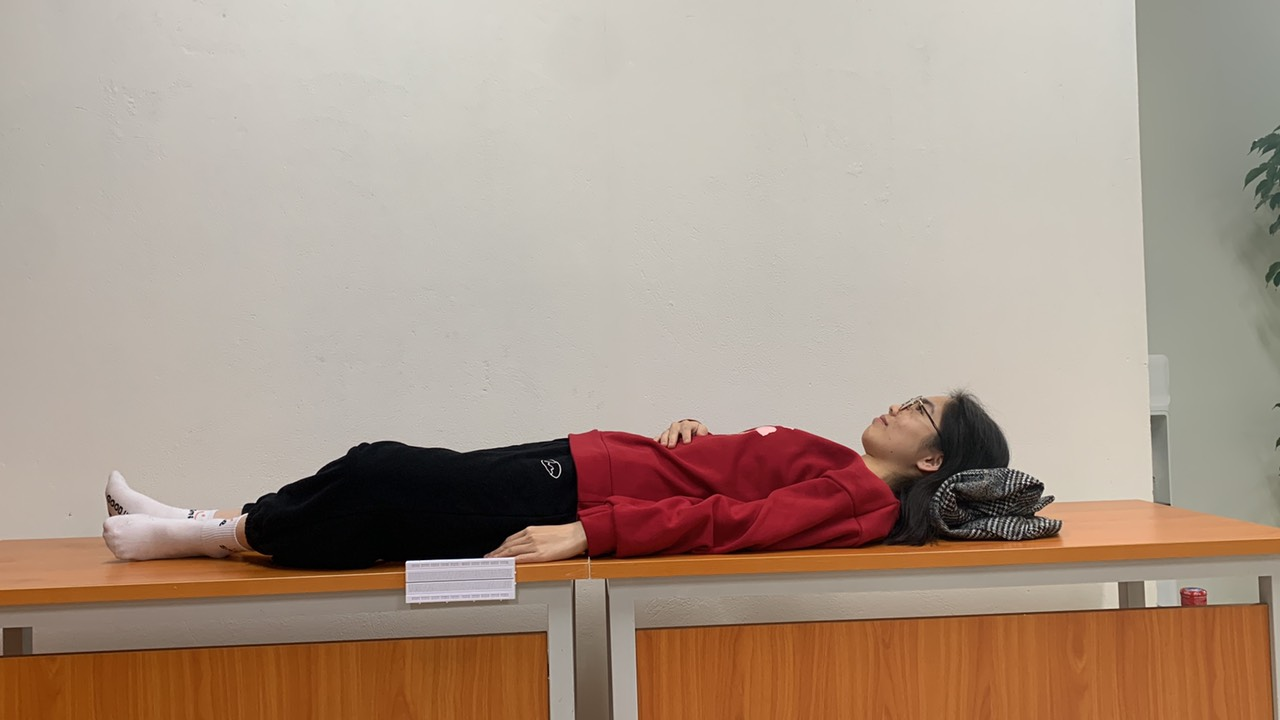
#> input picture dataset/patient_2_bouding_box/02.jpg, 1280 x 720 px, found by its file name
$ jupyter execute auto_boudingbox.ipynb
#> lines starting #> are read from the running program, lines starting #| are printed output that depends on the picture; after the words box and inside, x2 and y2 are one past the last pixel; in counts of white or black regions, pixels touching at a corner belong together
[cell 1]
from scipy.spatial.distance import euclidean
from imutils import perspective
from imutils import contours
import numpy as np
import imutils
import cv2
import matplotlib.pyplot as plt  # Thêm import

# Function to show array of images (intermediate results)
def show_images(images):
    for i, img in enumerate(images):
        plt.subplot(1, len(images), i + 1)
        plt.imshow(cv2.cvtColor(img, cv2.COLOR_BGR2RGB))
        plt.axis('off')
    plt.show()

img_path = '/home/duong/git/Biomechanics/dataset/patient_2_bouding_box/02.jpg'

# Read image and preprocess
image = cv2.imread(img_path)
#> image is the input picture: shape (720, 1280, 3); mean B, G, R 137.3, 152, 171.3
print(image.shape)
#| (720, 1280, 3)

# Lấy chiều cao của ảnh
height = image.shape[0]
#> height = 720

# # Cắt 1/5 ở phía trên, giữ lại phần giữa và 1/3 ở phía dưới
# top_cut = int(1/5 * height)
# bottom_cut = int(3/4 * height)
# image = image[top_cut:bottom_cut, :]

gray = cv2.cvtColor(image, cv2.COLOR_BGR2GRAY)
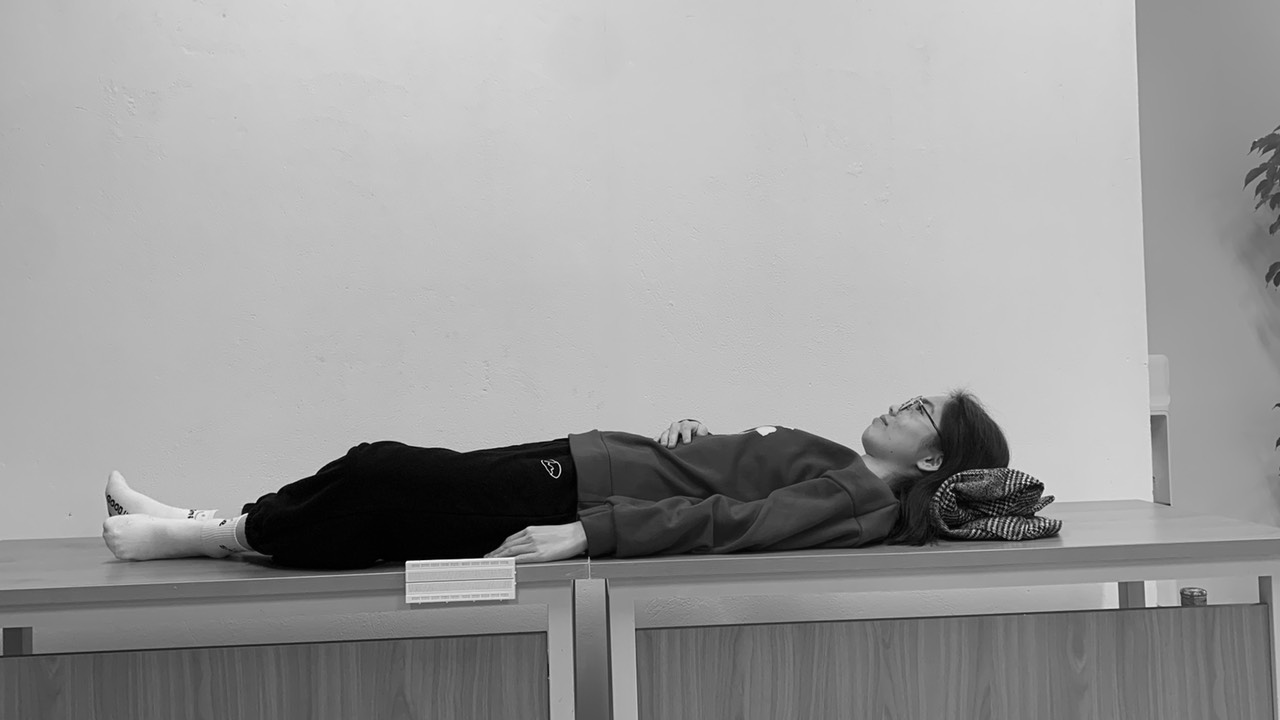
#> gray: shape (720, 1280); min 0, max 252, mean 156.1
blur = cv2.GaussianBlur(gray, (9, 9), 0)

edged = cv2.Canny(blur, 50, 100)
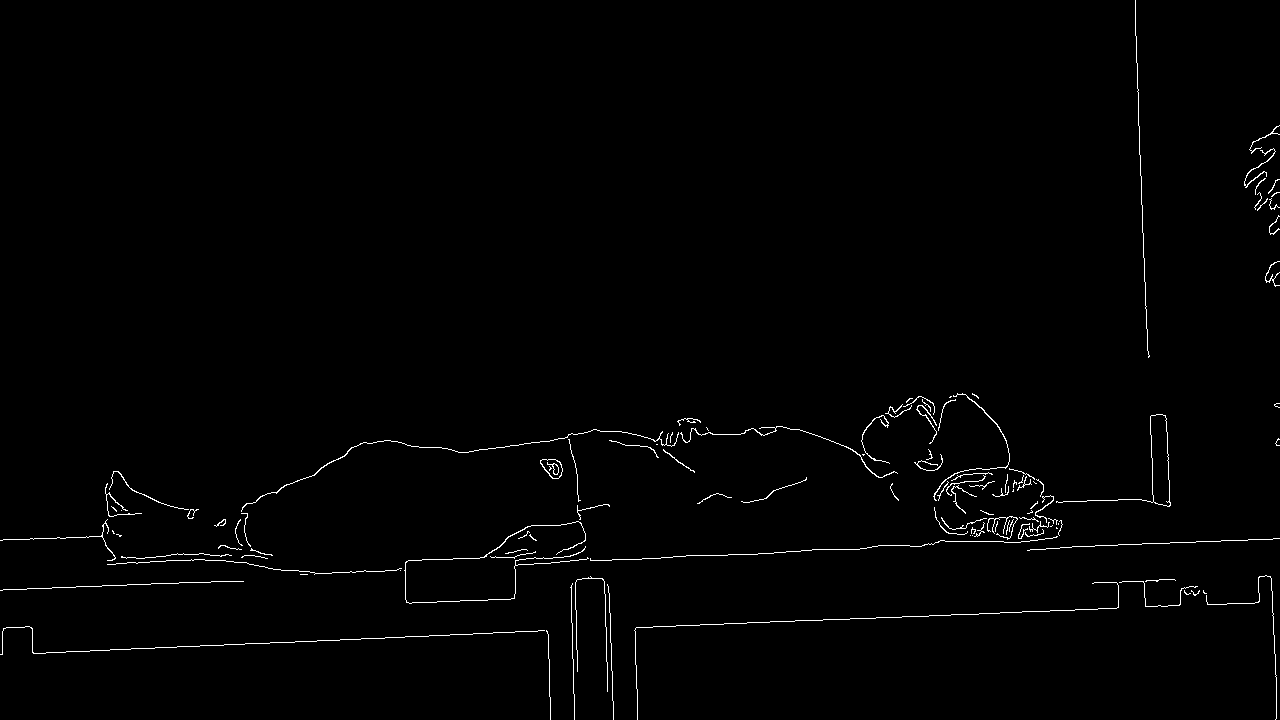
#> edged: shape (720, 1280); 1% white in thin lines or dots
edged = cv2.dilate(edged, None, iterations=1)
#> edged: shape (720, 1280); 3.3% white; 30 white regions, largest, box (x1, y1, x2, y2) and area: (106, 392, 1172, 605) 14539, (633, 578, 1201, 720) 2514, (0, 625, 552, 720) 2124
edged = cv2.erode(edged, None, iterations=1)
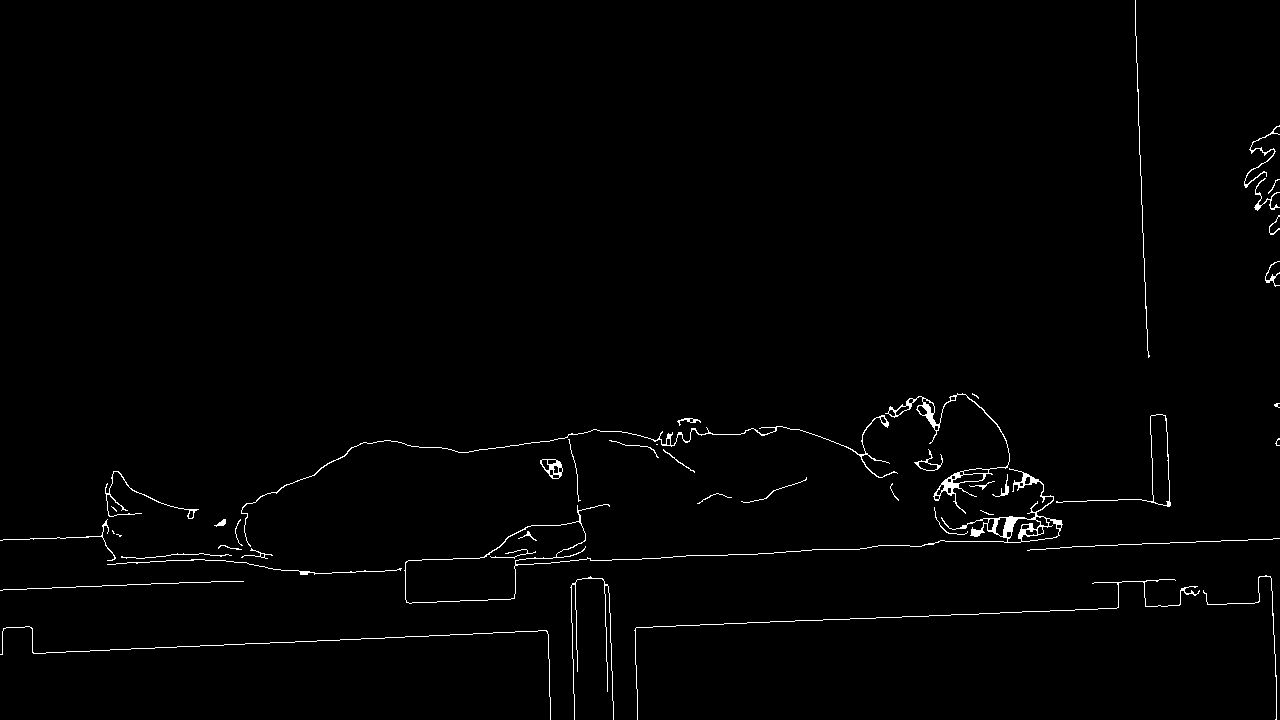
#> edged: shape (720, 1280); 1.1% white in thin lines or dots

show_images([blur, edged])
#> the loop in show_images, `for i, img in enumerate(images):` made 2 passes
#> in show_images, `plt.show()`:
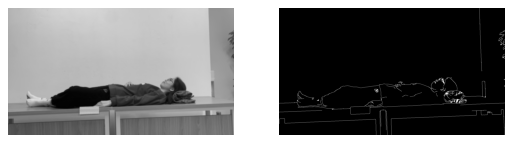
#> figure drawn by matplotlib, 2 panels

# Các bước tiếp theo của mã của bạn không thay đổi...


# Find contours
cnts = cv2.findContours(edged.copy(), cv2.RETR_EXTERNAL, cv2.CHAIN_APPROX_SIMPLE)
#> cnts = 44 contours, 27 with area under 20; largest, box (x1, y1, x2, y2) and area: (404, 468, 1063, 604) 8834, (1056, 414, 1171, 507) 1462, (885, 393, 1010, 514) 1194, (540, 459, 563, 479) 298, (241, 415, 898, 547) 281
cnts = imutils.grab_contours(cnts)

# Sort contours from left to right as leftmost contour is reference object
(cnts, _) = contours.sort_contours(cnts)

# Remove contours which are not large enough
cnts = [x for x in cnts if cv2.contourArea(x) > 100]
#> cnts = 6 contours; box (x1, y1, x2, y2) and area: (404, 468, 1063, 604) 8834, (1056, 414, 1171, 507) 1462, (885, 393, 1010, 514) 1194, (540, 459, 563, 479) 298, (241, 415, 898, 547) 281, (914, 449, 943, 471) 157

# Reference object dimensions
# Here for reference, I have used a 17cm x 6.3cm object
ref_object = cnts[0]
#> ref_object = contour of 794 points, box (x1, y1, x2, y2) (241, 415, 898, 547), area 281
box = cv2.minAreaRect(ref_object)
#> box = ((566, 465.7), (656.5, 91.12), -6.23)
box = cv2.boxPoints(box)
#> box = [[244.7, 546.6], [234.8, 456], [887.4, 384.8], [897.3, 475.3]]
box = np.array(box, dtype="int")
#> box = [[244, 546], [234, 455], [887, 384], [897, 475]]
box = perspective.order_points(box)
#> box = [[234, 455], [887, 384], [897, 475], [244, 546]]
(tl, tr, br, bl) = box
#> tl = [234, 455]; tr = [887, 384]; br = [897, 475]; bl = [244, 546]
dist_in_pixel = euclidean(tl, tr)
#> dist_in_pixel = 656.8

# Change the reference object dimensions
ref_width_cm = 17
ref_height_cm = 6.3

pixel_per_cm_width = dist_in_pixel / ref_width_cm
#> pixel_per_cm_width = 38.64
pixel_per_cm_height = dist_in_pixel / ref_height_cm
#> pixel_per_cm_height = 104.3


# Draw remaining contours
for cnt in cnts:
    box = cv2.minAreaRect(cnt)
    box = cv2.boxPoints(box)
    box = np.array(box, dtype="int")
    box = perspective.order_points(box)
    (tl, tr, br, bl) = box
    cv2.drawContours(image, [box.astype("int")], -1, (0, 0, 255), 2)
    mid_pt_horizontal = (tl[0] + int(abs(tr[0] - tl[0])/2), tl[1] + int(abs(tr[1] - tl[1])/2))
    mid_pt_verticle = (tr[0] + int(abs(tr[0] - br[0])/2), tr[1] + int(abs(tr[1] - br[1])/2))
    wid = euclidean(tl, tr) / pixel_per_cm_width
    ht = euclidean(tr, br) / pixel_per_cm_height

    cv2.putText(image, "{:.1f}cm".format(wid), (int(mid_pt_horizontal[0] - 15), int(mid_pt_horizontal[1] - 10)),
                cv2.FONT_HERSHEY_SIMPLEX, 0.5, (255, 255, 0), 2)
    cv2.putText(image, "{:.1f}cm".format(ht), (int(mid_pt_verticle[0] + 10), int(mid_pt_verticle[1])),
                cv2.FONT_HERSHEY_SIMPLEX, 0.5, (255, 255, 0), 2)
#> this loop made 6 passes
#> (tl, tr, br, bl, mid_pt_horizontal, mid_pt_verticle, wid, ht) on passes 1 to 6: ([234, 455], [887, 384], [897, 475], [244, 546], (560, 490), (892, 429), 17, 0.878), ([396, 525], [1053, 451], [1063, 537], [406, 610], (724, 562), (1058, 494), 17.11, 0.83), ([540, 459], [562, 459], [562, 478], [540, 478], (551, 459), (562, 468), 0.569, 0.182), ([883, 409], [963, 364], [1027, 477], [947, 522], (923, 431), (995, 420), 2.38, 1.25), ([914, 462], [931, 445], [946, 460], [929, 477], (922, 470), (938, 452), 0.622, 0.203), ([1059, 410], [1173, 414], [1169, 506], [1055, 501], (1116, 412), (1175, 460), 2.95, 0.883)
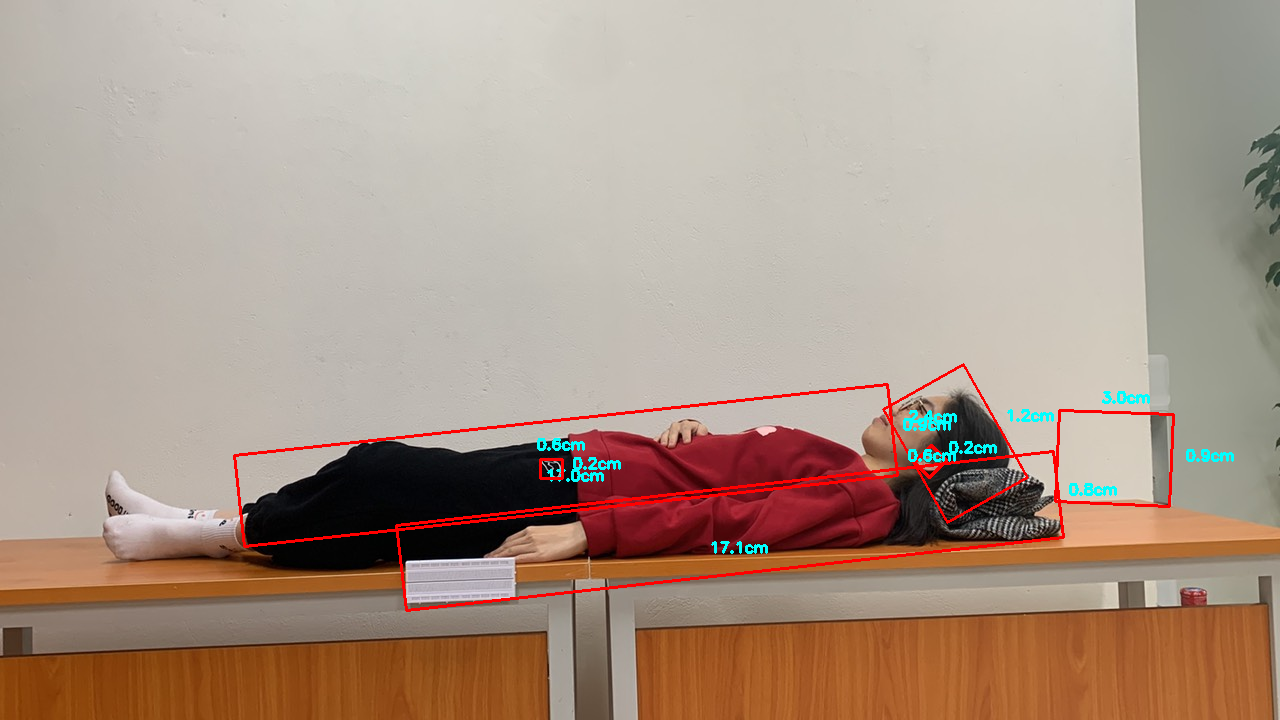
#> image: shape (720, 1280, 3); 1.67% of pixels changed, all inside (x1, y1, x2, y2) = (233, 363, 1234, 612)

# Hiển thị hình ảnh cuối cùng sử dụng matplotlib
plt.imshow(cv2.cvtColor(image, cv2.COLOR_BGR2RGB))
plt.axis('off')
plt.show()

$ run again, with dataset/patient_2_bouding_box/04.jpg copied over dataset/patient_2_bouding_box/02.jpg
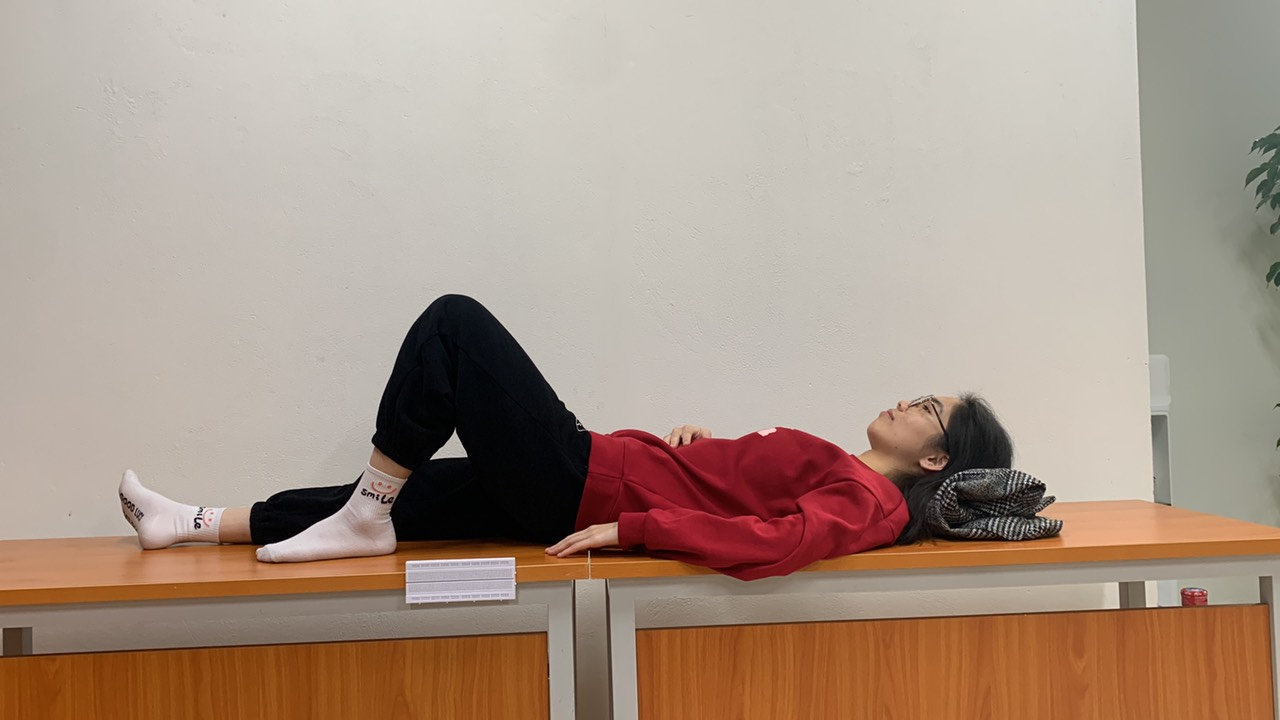
#> input picture dataset/patient_2_bouding_box/04.jpg, 1280 x 720 px, found by its file name
#> image is the input picture: shape (720, 1280, 3); mean B, G, R 136.1, 150.4, 170.3
#| (720, 1280, 3)
#> `edged = cv2.Canny(blur, 50, 100)`:
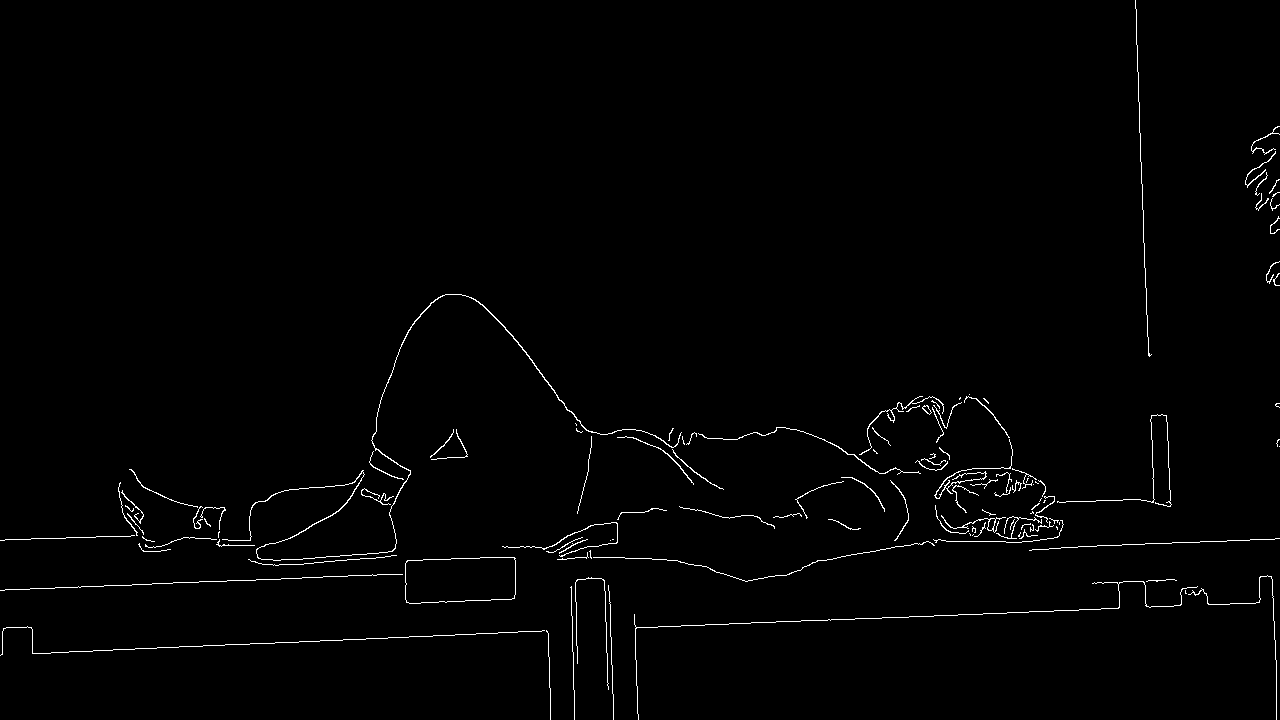
#> edged: shape (720, 1280); 1.1% white in thin lines or dots
#> the loop in show_images, `for i, img in enumerate(images):` made 2 passes
#> `cnts = cv2.findContours(edged.copy(), cv2.RETR_EXTERNAL, cv2.CHAIN_APP..`: cnts = 39 contours, 27 with area under 20; largest, box (x1, y1, x2, y2) and area: (502, 394, 1172, 582) 5556, (0, 557, 516, 604) 4667, (129, 294, 921, 561) 870, (430, 429, 468, 460) 528, (0, 482, 155, 542) 428
#> `cnts = [x for x in cnts if cv2.contourArea(x) > 100]`: cnts = 7 contours; box (x1, y1, x2, y2) and area: (502, 394, 1172, 582) 5556, (0, 557, 516, 604) 4667, (129, 294, 921, 561) 870, (430, 429, 468, 460) 528, (0, 482, 155, 542) 428, (915, 453, 948, 471) 194, (1245, 126, 1280, 211) 143
#> ref_object = contour of 106 points, box (x1, y1, x2, y2) (0, 557, 516, 604), area 4667
#> `box = cv2.minAreaRect(ref_object)`: box = ((258, 587.3), (515.8, 43.85), -2.2)
#> `box = cv2.boxPoints(box)`: box = [[1.12, 619.1], [-0.566, 575.3], [514.9, 555.5], [516.6, 599.3]]
#> `box = np.array(box, dtype="int")`: box = [[1, 619], [0, 575], [514, 555], [516, 599]]
#> `box = perspective.order_points(box)`: box = [[0, 575], [514, 555], [516, 599], [1, 619]]
#> `(tl, tr, br, bl) = box`: tl = [0, 575]; tr = [514, 555]; br = [516, 599]; bl = [1, 619]
#> dist_in_pixel = 514.4
#> pixel_per_cm_width = 30.26
#> pixel_per_cm_height = 81.65
#> the loop `for cnt in cnts:` made 7 passes
#> (tl, tr, br, bl, mid_pt_horizontal, mid_pt_verticle, wid, ht) on passes 1 to 5: ([0, 575], [514, 555], [516, 599], [1, 619], (257, 585), (515, 577), 17, 0.539), ([0, 481], [154, 482], [153, 541], [0, 540], (77, 481), (154, 511), 5.09, 0.723), ([110, 343], [883, 228], [920, 473], [146, 587], (496, 400), (901, 350), 25.83, 3.03), ([428, 430], [465, 428], [467, 456], [430, 459], (446, 431), (466, 442), 1.22, 0.344), ([489, 456], [1158, 362], [1180, 520], [511, 614], (823, 503), (1169, 441), 22.33, 1.95)
#> after the loop `for cnt in cnts:`:
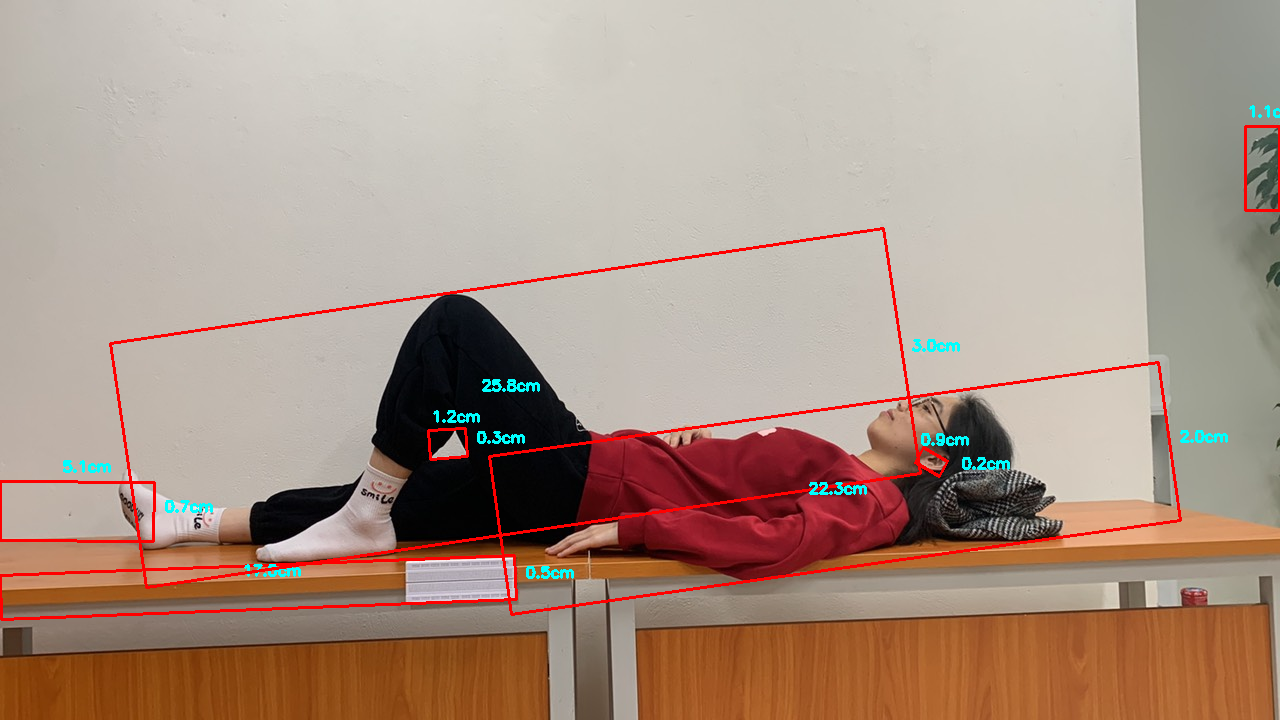
#> image: shape (720, 1280, 3); 2.24% of pixels changed, all inside (x1, y1, x2, y2) = (0, 105, 1280, 621)
